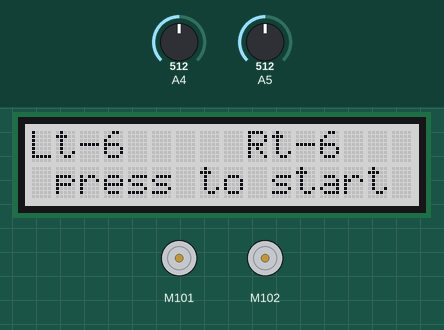
The sketch below on a simulated Arduino Uno, built with avr-gcc and run on an emulated ATmega328P. Shown: 2 × DC motor (green arrow = forward, orange = backward, longer = faster), 16×2 character LCD. The inputs (shaded band) are chosen by the test bench; at power-on: A4 = 512, A5 = 512.

Above: at 2.2 s.
2.3 s: A4 set to 1007
5.3 s: A4 set to 1021
At 5.77 s:
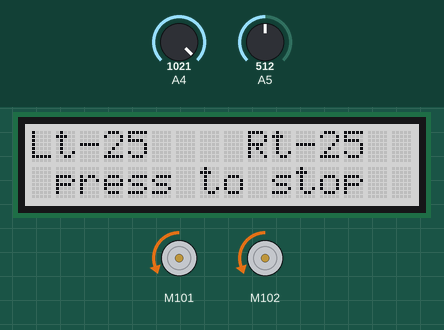
7.6 s: A5 set to 716
At 8.56 s:
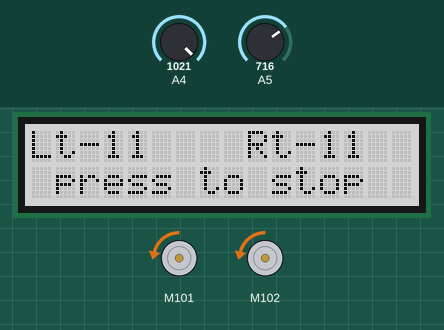
At 9.11 s:
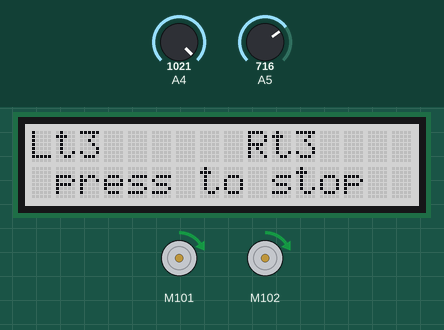
10.6 s: A4 set to 716
At 12.4 s:
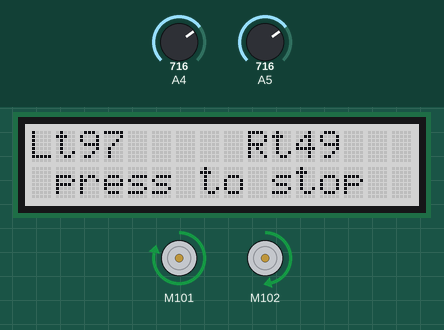
12.6 s: A5 set to 782
15.6 s: A5 set to 798
Timing chart, 0 to 18.6 s (numbered marks = the images above; inputs shaded):
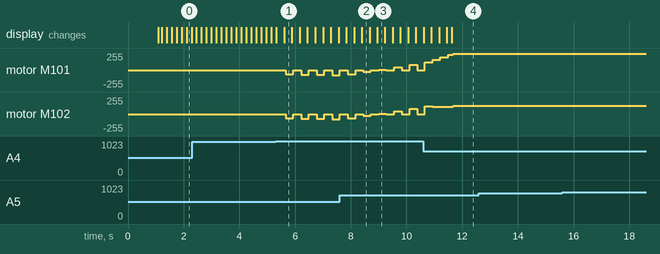

Measured:
- the behaviour switches between 1020 and 1021 on A4 (found by bisection; images 0 and 1)
- after the input at 5.3 s, motor M101, motor M102: stopped → backward 63/255 after 0.36 s, → stopped 0.28 s later, → backward 68/255 0.28 s later, → stopped 0.28 s later, … (7 changes in this stretch)
- after the input at 12.6 s, every drawn part: stays the same
- after the input at 15.6 s, every drawn part: stays the same

The sketch:

MARK_Example3.ino
```cpp
/*
   Description : the robot advances until collision, and then backs off and turns, and advances again.
   more info about I2C motor driver : http://wiki.seeedstudio.com/Grove-I2C_Motor_Driver_V1.3/
   Joystick : http://wiki.seeedstudio.com/Grove-Thumb_Joystick/
   Wiki wire : https://www.arduino.cc/en/reference/wire
   Wiki LCD : http://wiki.seeedstudio.com/Grove-LCD_RGB_Backlight/


   # My Joystick
    #     Min  Typ  Max  Click
    #  X  239  500  781  1023
    #  Y  244  522  777
*/
#include "Grove_I2C_Motor_Driver.h"
#include "rgb_lcd.h"
#include <Wire.h>

#define I2C_ADDRESS 0x0f

rgb_lcd lcd;
int r = 0;
int g = 0;
int b = 0;
int speed_left = 0, speed_right = 0;
int state = 1;


void setup() {
  Motor.begin(I2C_ADDRESS);
  delay(10);
  Motor.stop(MOTOR1);
  Motor.stop(MOTOR2);
  delay(1000);

  lcd.begin(16, 2);
  lcd.setRGB(200, 200, 200);
  lcd.setCursor(1,1);
  lcd.print("press to start");

}

void startMotor(){
  switch(state){
  case -1:
    Motor.speed(MOTOR1, speed_left);
    Motor.speed(MOTOR2, speed_right);
    break;
  case 1:
    Motor.stop(MOTOR1);
    Motor.stop(MOTOR2);
    break;
  }
}

void printSpeed(){
  lcd.clear();
  lcd.setCursor(0,0);
  lcd.print("Lt");
  lcd.print(speed_left);
  lcd.setCursor(8,0);
  lcd.print(" Rt");
  lcd.print(speed_right);
  if(state == 1){
    lcd.setCursor(1,1);
    lcd.print("press to start");
  }else{
    lcd.setCursor(1,1);
    lcd.print("press to stop");
  }
  delay(50);
}

void joystick(){
  if(analogRead(A4)>1020){
    state = state * -1;
    delay(100);
  }

  if(analogRead(A5)>230 && analogRead(A5)<790 ){
    int sensorValue1 = map(analogRead(A5), 260, 770, -10, 10);
    if(speed_right + sensorValue1 > -101 && speed_right + sensorValue1 < 101 && speed_left + sensorValue1 > -101 && speed_left + sensorValue1 < 101){
      speed_left = speed_left + sensorValue1;
      speed_right = speed_right + sensorValue1;
      delay(100);
    }
  }

  if(analogRead(A4)>230 && analogRead(A4)<790){
    int sensorValue2 = map(analogRead(A4), 230, 770, -10, 10);
    if(sensorValue2 > 0 && speed_right - sensorValue2 > -101 && speed_left + sensorValue2 < 101){
        speed_left = speed_left + sensorValue2;
        speed_right = speed_right - sensorValue2;
        delay(100);
    }
    if(sensorValue2 < 0 && speed_right + sensorValue2 < 101 && speed_left + sensorValue2 > -101){
       speed_left = speed_left + sensorValue2;
       speed_right = speed_right - sensorValue2;
       delay(100);
    }
  }
  printSpeed();
}

void loop() {
  joystick();
  startMotor();
}
```
